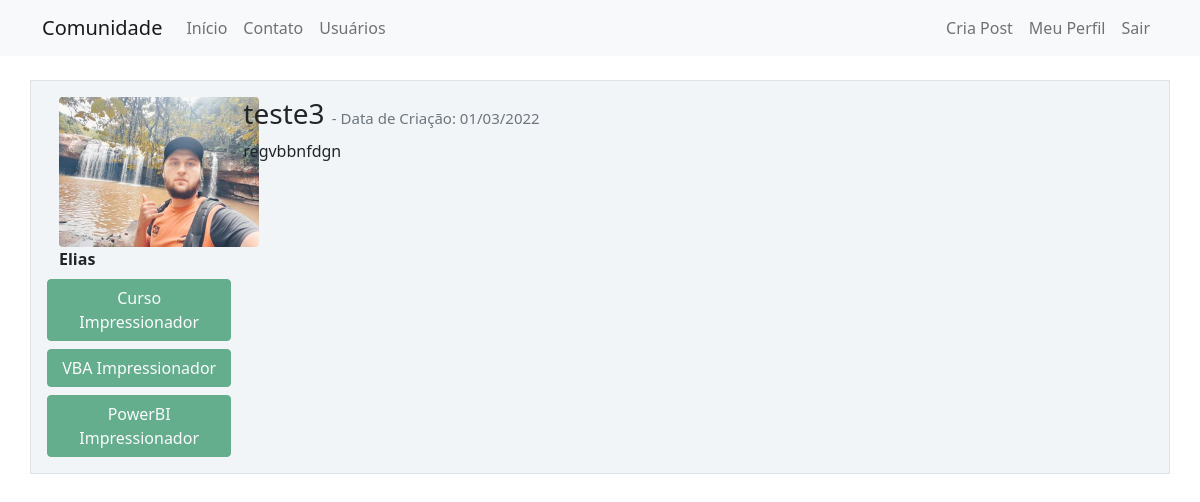
Page /post/3 (signed in) on the committed database.
### comunidadeimpressionadora/model.py (models this page shows, shortened)
class Usuario(database.Model, UserMixin):
    id = database.Column(database.Integer, primary_key=True)
    username = database.Column(database.String, nullable=False)
    email = database.Column(database.String, nullable=False, unique=True)
    senha = database.Column(database.String, nullable=False)
    foto_perfil = database.Column(database.String, default='default.jpg')
    post = database.relationship('Post', backref='autor', lazy=True)
    cursos = database.Column(database.String, default='usuario não informado', nullable=False)

class Post(database.Model):
    id = database.Column(database.Integer, primary_key=True)
    titulo = database.Column(database.String, nullable=False)
    corpo = database.Column(database.String, nullable=False)
    data_criacao = database.Column(database.DateTime, nullable=False, default=datetime.utcnow)
    id_usuario = database.Column(database.Integer, database.ForeignKey('usuario.id'), nullable=False)

### comunidadeimpressionadora/routes.py (the view)
@app.route('/post/<post_id>', methods=['GET', 'POST'])
@login_required
def exibir_post(post_id):
    post = Post.query.get(post_id)
    if current_user == post.autor:
        form = FormCriarPost()
        if request.method == 'GET':
            form.titulo.data = post.titulo
            form.corpo.data = post.corpo
        elif form.validate_on_submit():
            post.titulo = form.titulo.data
            post.corpo = form.corpo.data
            database.session.commit()
            flash('Post atualizado com sucesso', 'alert-success')
            return  redirect(url_for('inicio', ))
    else:
        form = None
    return render_template('post.html', post=post, form=form)

### comunidadeimpressionadora/model.py (called while the page is built)
@login_manager.user_loader
def load_usuario(id_usuario):
    return Usuario.query.get(int(id_usuario))

### comunidadeimpressionadora/templates/post.html (shortened to what this page needs)
{%extends'base.html'%}
{%block body%}
<div class="container mt-3">
    <div class="row border mt-4 p-3 meupost">
        <div class="col col-2">
            <div class="image pe-2"><img
                    src="{{ url_for('static', filename='fotos_perfil/{}'.format( post.autor.foto_perfil))   }}"
                    class="rounded" width="200"></div>
            <Strong>{{ post.autor.username }} </Strong>
            <div class="row justify-content-center">
                {%for curso in post.autor.cursos.split(';')%}
                <button type="button " class="btn btn-success mt-2" disabled>{{curso}}</button>
                {%endfor%}
            </div>
        </div>
        <div class="col col-9">
            <h3>{{ post.titulo}}
                <small class="text-muted " style="font-size:15px"> - Data de Criação:
                    {{post.data_criacao.strftime('%d/%m/%Y')}}
                </small>
            </h3>
            <p>{{ post.corpo }}</p>
        </div>
    </div>
</div>
{%endblock%}

### comunidadeimpressionadora/static/main.css (style rules this page uses)
.meupost { background: #f2f5f8 !important; }

### rows in the picture
Usuario: foto_perfil (picture), autor.username "Elias"
Post: titulo "teste3", data_criacao "01/03/2022", corpo "regvbbnfdgn"

### other values in the picture
{{ curso }} "Curso Impressionador" "VBA Impressionador" "PowerBI Impressionador"
